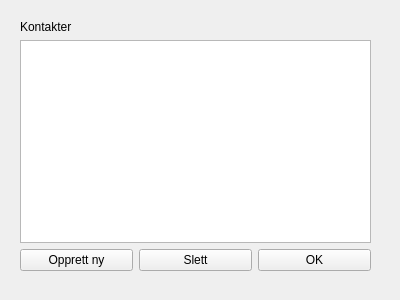
<?xml version="1.0" encoding="UTF-8"?>
<ui version="4.0">
 <class>ContactsGui</class>
 <widget class="QWidget" name="ContactsGui">
  <property name="windowModality">
   <enum>Qt::ApplicationModal</enum>
  </property>
  <property name="geometry">
   <rect>
    <x>0</x>
    <y>0</y>
    <width>400</width>
    <height>300</height>
   </rect>
  </property>
  <property name="windowTitle">
   <string>Kontaktliste</string>
  </property>
  <widget class="QWidget" name="layoutWidget">
   <property name="geometry">
    <rect>
     <x>20</x>
     <y>20</y>
     <width>351</width>
     <height>251</height>
    </rect>
   </property>
   <layout class="QGridLayout" name="gridLayout">
    <item row="0" column="0">
     <widget class="QLabel" name="label">
      <property name="text">
       <string>Kontakter</string>
      </property>
     </widget>
    </item>
    <item row="1" column="0" colspan="3">
     <widget class="QListWidget" name="contactsList">
      <property name="sortingEnabled">
       <bool>true</bool>
      </property>
     </widget>
    </item>
    <item row="2" column="0">
     <widget class="QPushButton" name="addButton">
      <property name="text">
       <string>Opprett ny</string>
      </property>
     </widget>
    </item>
    <item row="2" column="1">
     <widget class="QPushButton" name="deleteButton">
      <property name="text">
       <string>Slett</string>
      </property>
     </widget>
    </item>
    <item row="2" column="2">
     <widget class="QPushButton" name="closeButton">
      <property name="text">
       <string>OK</string>
      </property>
     </widget>
    </item>
   </layout>
  </widget>
 </widget>
 <resources/>
 <connections>
  <connection>
   <sender>closeButton</sender>
   <signal>clicked()</signal>
   <receiver>ContactsGui</receiver>
   <slot>close()</slot>
   <hints>
    <hint type="sourcelabel">
     <x>311</x>
     <y>271</y>
    </hint>
    <hint type="destinationlabel">
     <x>349</x>
     <y>230</y>
    </hint>
   </hints>
  </connection>
 </connections>
</ui>
